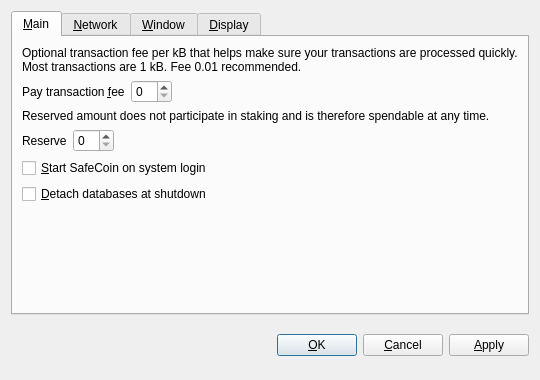
<?xml version="1.0" encoding="UTF-8"?>
<ui version="4.0">
 <class>OptionsDialog</class>
 <widget class="QDialog" name="OptionsDialog">
  <property name="geometry">
   <rect>
    <x>0</x>
    <y>0</y>
    <width>540</width>
    <height>380</height>
   </rect>
  </property>
  <property name="windowTitle">
   <string>Options</string>
  </property>
  <property name="modal">
   <bool>true</bool>
  </property>
  <layout class="QVBoxLayout" name="verticalLayout">
   <item>
    <widget class="QTabWidget" name="tabWidget">
     <property name="tabPosition">
      <enum>QTabWidget::North</enum>
     </property>
     <property name="currentIndex">
      <number>0</number>
     </property>
     <widget class="QWidget" name="tabMain">
      <attribute name="title">
       <string>&amp;Main</string>
      </attribute>
      <layout class="QVBoxLayout" name="verticalLayout_Main">
       <item>
        <widget class="QLabel" name="transactionFeeInfoLabel">
         <property name="text">
          <string>Optional transaction fee per kB that helps make sure your transactions are processed quickly. Most transactions are 1 kB. Fee 0.01 recommended.</string>
         </property>
         <property name="textFormat">
          <enum>Qt::PlainText</enum>
         </property>
         <property name="wordWrap">
          <bool>true</bool>
         </property>
        </widget>
       </item>
       <item>
        <layout class="QHBoxLayout" name="horizontalLayoutFee">
         <item>
          <widget class="QLabel" name="transactionFeeLabel">
           <property name="text">
            <string>Pay transaction &amp;fee</string>
           </property>
           <property name="textFormat">
            <enum>Qt::PlainText</enum>
           </property>
           <property name="buddy">
            <cstring>transactionFee</cstring>
           </property>
          </widget>
         </item>
         <item>
          <widget class="BitcoinAmountField" name="transactionFee"/>
         </item>
         <item>
          <spacer name="horizontalSpacerFee">
           <property name="orientation">
            <enum>Qt::Horizontal</enum>
           </property>
           <property name="sizeHint" stdset="0">
            <size>
             <width>40</width>
             <height>20</height>
            </size>
           </property>
          </spacer>
         </item>
        </layout>
       </item>
       <item>
        <widget class="QLabel" name="reserveBalanceInfoLabel">
         <property name="text">
          <string>Reserved amount does not participate in staking and is therefore spendable at any time.</string>
         </property>
         <property name="textFormat">
          <enum>Qt::PlainText</enum>
         </property>
         <property name="wordWrap">
          <bool>true</bool>
         </property>
        </widget>
       </item>
       <item>
        <layout class="QHBoxLayout" name="horizontalLayoutReserveBalance">
         <item>
          <widget class="QLabel" name="reserveBalanceLabel">
           <property name="text">
            <string>Reserve</string>
           </property>
           <property name="textFormat">
            <enum>Qt::PlainText</enum>
           </property>
           <property name="buddy">
            <cstring>reserveBalance</cstring>
           </property>
          </widget>
         </item>
         <item>
          <widget class="BitcoinAmountField" name="reserveBalance"/>
         </item>
         <item>
          <spacer name="horizontalSpacerReserveBalance">
           <property name="orientation">
            <enum>Qt::Horizontal</enum>
           </property>
           <property name="sizeHint" stdset="0">
            <size>
             <width>40</width>
             <height>20</height>
            </size>
           </property>
          </spacer>
         </item>
        </layout>
       </item>
       <item>
        <widget class="QCheckBox" name="bitcoinAtStartup">
         <property name="toolTip">
          <string>Automatically start SafeCoin after logging in to the system.</string>
         </property>
         <property name="text">
          <string>&amp;Start SafeCoin on system login</string>
         </property>
        </widget>
       </item>
       <item>
        <widget class="QCheckBox" name="detachDatabases">
         <property name="toolTip">
          <string>Detach block and address databases at shutdown. This means they can be moved to another data directory, but it slows down shutdown. The wallet is always detached.</string>
         </property>
         <property name="text">
          <string>&amp;Detach databases at shutdown</string>
         </property>
        </widget>
       </item>
       <item>
        <spacer name="verticalSpacer_Main">
         <property name="orientation">
          <enum>Qt::Vertical</enum>
         </property>
         <property name="sizeHint" stdset="0">
          <size>
           <width>20</width>
           <height>40</height>
          </size>
         </property>
        </spacer>
       </item>
      </layout>
     </widget>
     <widget class="QWidget" name="tabNetwork">
      <attribute name="title">
       <string>&amp;Network</string>
      </attribute>
      <layout class="QVBoxLayout" name="verticalLayout_Network">
       <item>
        <widget class="QCheckBox" name="mapPortUpnp">
         <property name="toolTip">
          <string>Automatically open the SafeCoin client port on the router. This only works when your router supports UPnP and it is enabled.</string>
         </property>
         <property name="text">
          <string>Map port using &amp;UPnP</string>
         </property>
        </widget>
       </item>
       <item>
        <widget class="QCheckBox" name="connectSocks">
         <property name="toolTip">
          <string>Connect to the SafeCoin network through a SOCKS proxy (e.g. when connecting through Tor).</string>
         </property>
         <property name="text">
          <string>&amp;Connect through SOCKS proxy:</string>
         </property>
        </widget>
       </item>
       <item>
        <layout class="QHBoxLayout" name="horizontalLayout_Network">
         <item>
          <widget class="QLabel" name="proxyIpLabel">
           <property name="text">
            <string>Proxy &amp;IP:</string>
           </property>
           <property name="textFormat">
            <enum>Qt::PlainText</enum>
           </property>
           <property name="buddy">
            <cstring>proxyIp</cstring>
           </property>
          </widget>
         </item>
         <item>
          <widget class="QValidatedLineEdit" name="proxyIp">
           <property name="maximumSize">
            <size>
             <width>140</width>
             <height>16777215</height>
            </size>
           </property>
           <property name="toolTip">
            <string>IP address of the proxy (e.g. 127.0.0.1)</string>
           </property>
          </widget>
         </item>
         <item>
          <widget class="QLabel" name="proxyPortLabel">
           <property name="text">
            <string>&amp;Port:</string>
           </property>
           <property name="textFormat">
            <enum>Qt::PlainText</enum>
           </property>
           <property name="buddy">
            <cstring>proxyPort</cstring>
           </property>
          </widget>
         </item>
         <item>
          <widget class="QLineEdit" name="proxyPort">
           <property name="maximumSize">
            <size>
             <width>55</width>
             <height>16777215</height>
            </size>
           </property>
           <property name="toolTip">
            <string>Port of the proxy (e.g. 9050)</string>
           </property>
          </widget>
         </item>
         <item>
          <widget class="QLabel" name="socksVersionLabel">
           <property name="text">
            <string>SOCKS &amp;Version:</string>
           </property>
           <property name="textFormat">
            <enum>Qt::PlainText</enum>
           </property>
           <property name="buddy">
            <cstring>socksVersion</cstring>
           </property>
          </widget>
         </item>
         <item>
          <widget class="QValueComboBox" name="socksVersion">
           <property name="toolTip">
            <string>SOCKS version of the proxy (e.g. 5)</string>
           </property>
          </widget>
         </item>
         <item>
          <spacer name="horizontalSpacer_Network">
           <property name="orientation">
            <enum>Qt::Horizontal</enum>
           </property>
           <property name="sizeHint" stdset="0">
            <size>
             <width>40</width>
             <height>20</height>
            </size>
           </property>
          </spacer>
         </item>
        </layout>
       </item>
       <item>
        <spacer name="verticalSpacer_Network">
         <property name="orientation">
          <enum>Qt::Vertical</enum>
         </property>
         <property name="sizeHint" stdset="0">
          <size>
           <width>20</width>
           <height>40</height>
          </size>
         </property>
        </spacer>
       </item>
      </layout>
     </widget>
     <widget class="QWidget" name="tabWindow">
      <attribute name="title">
       <string>&amp;Window</string>
      </attribute>
      <layout class="QVBoxLayout" name="verticalLayout_Window">
       <item>
        <widget class="QCheckBox" name="minimizeToTray">
         <property name="toolTip">
          <string>Show only a tray icon after minimizing the window.</string>
         </property>
         <property name="text">
          <string>&amp;Minimize to the tray instead of the taskbar</string>
         </property>
        </widget>
       </item>
       <item>
        <widget class="QCheckBox" name="minimizeOnClose">
         <property name="toolTip">
          <string>Minimize instead of exit the application when the window is closed. When this option is enabled, the application will be closed only after selecting Quit in the menu.</string>
         </property>
         <property name="text">
          <string>M&amp;inimize on close</string>
         </property>
        </widget>
       </item>
       <item>
        <spacer name="verticalSpacer_Window">
         <property name="orientation">
          <enum>Qt::Vertical</enum>
         </property>
         <property name="sizeHint" stdset="0">
          <size>
           <width>20</width>
           <height>40</height>
          </size>
         </property>
        </spacer>
       </item>
      </layout>
     </widget>
     <widget class="QWidget" name="tabDisplay">
      <attribute name="title">
       <string>&amp;Display</string>
      </attribute>
      <layout class="QVBoxLayout" name="verticalLayout_Display">
       <item>
        <layout class="QHBoxLayout" name="horizontalLayout_1_Display">
         <item>
          <widget class="QLabel" name="langLabel">
           <property name="text">
            <string>User Interface &amp;language:</string>
           </property>
           <property name="textFormat">
            <enum>Qt::PlainText</enum>
           </property>
           <property name="buddy">
            <cstring>lang</cstring>
           </property>
          </widget>
         </item>
         <item>
          <widget class="QValueComboBox" name="lang">
           <property name="toolTip">
            <string>The user interface language can be set here. This setting will take effect after restarting SafeCoin.</string>
           </property>
          </widget>
         </item>
        </layout>
       </item>
       <item>
        <layout class="QHBoxLayout" name="horizontalLayout_2_Display">
         <item>
          <widget class="QLabel" name="unitLabel">
           <property name="text">
            <string>&amp;Unit to show amounts in:</string>
           </property>
           <property name="textFormat">
            <enum>Qt::PlainText</enum>
           </property>
           <property name="buddy">
            <cstring>unit</cstring>
           </property>
          </widget>
         </item>
         <item>
          <widget class="QValueComboBox" name="unit">
           <property name="toolTip">
            <string>Choose the default subdivision unit to show in the interface and when sending coins.</string>
           </property>
          </widget>
         </item>
        </layout>
       </item>
       <item>
        <widget class="QCheckBox" name="displayAddresses">
         <property name="toolTip">
          <string>Whether to show SafeCoin addresses in the transaction list or not.</string>
         </property>
         <property name="text">
          <string>&amp;Display addresses in transaction list</string>
         </property>
        </widget>
       </item>
       <item>
        <widget class="QCheckBox" name="coinControlFeatures">
         <property name="toolTip">
          <string>Whether to show coin control features or not.</string>
         </property>
         <property name="text">
          <string>Display coin &amp;control features (experts only!)</string>
         </property>
        </widget>
       </item>
       <item>
        <spacer name="verticalSpacer_Display">
         <property name="orientation">
          <enum>Qt::Vertical</enum>
         </property>
         <property name="sizeHint" stdset="0">
          <size>
           <width>20</width>
           <height>40</height>
          </size>
         </property>
        </spacer>
       </item>
      </layout>
     </widget>
    </widget>
   </item>
   <item>
    <layout class="QHBoxLayout" name="horizontalLayout_Buttons">
     <item>
      <spacer name="horizontalSpacer_1">
       <property name="orientation">
        <enum>Qt::Horizontal</enum>
       </property>
       <property name="sizeHint" stdset="0">
        <size>
         <width>40</width>
         <height>48</height>
        </size>
       </property>
      </spacer>
     </item>
     <item>
      <widget class="QLabel" name="statusLabel">
       <property name="font">
        <font>
         <weight>75</weight>
         <bold>true</bold>
        </font>
       </property>
       <property name="text">
        <string/>
       </property>
       <property name="textFormat">
        <enum>Qt::PlainText</enum>
       </property>
       <property name="wordWrap">
        <bool>true</bool>
       </property>
      </widget>
     </item>
     <item>
      <spacer name="horizontalSpacer_2">
       <property name="orientation">
        <enum>Qt::Horizontal</enum>
       </property>
       <property name="sizeHint" stdset="0">
        <size>
         <width>40</width>
         <height>48</height>
        </size>
       </property>
      </spacer>
     </item>
     <item>
      <widget class="QPushButton" name="okButton">
       <property name="text">
        <string>&amp;OK</string>
       </property>
      </widget>
     </item>
     <item>
      <widget class="QPushButton" name="cancelButton">
       <property name="text">
        <string>&amp;Cancel</string>
       </property>
       <property name="autoDefault">
        <bool>false</bool>
       </property>
      </widget>
     </item>
     <item>
      <widget class="QPushButton" name="applyButton">
       <property name="text">
        <string>&amp;Apply</string>
       </property>
       <property name="autoDefault">
        <bool>false</bool>
       </property>
      </widget>
     </item>
    </layout>
   </item>
  </layout>
 </widget>
 <customwidgets>
  <customwidget>
   <class>BitcoinAmountField</class>
   <extends>QSpinBox</extends>
   <header>bitcoinamountfield.h</header>
  </customwidget>
  <customwidget>
   <class>QValueComboBox</class>
   <extends>QComboBox</extends>
   <header>qvaluecombobox.h</header>
  </customwidget>
  <customwidget>
   <class>QValidatedLineEdit</class>
   <extends>QLineEdit</extends>
   <header>qvalidatedlineedit.h</header>
  </customwidget>
 </customwidgets>
 <resources/>
 <connections/>
</ui>
